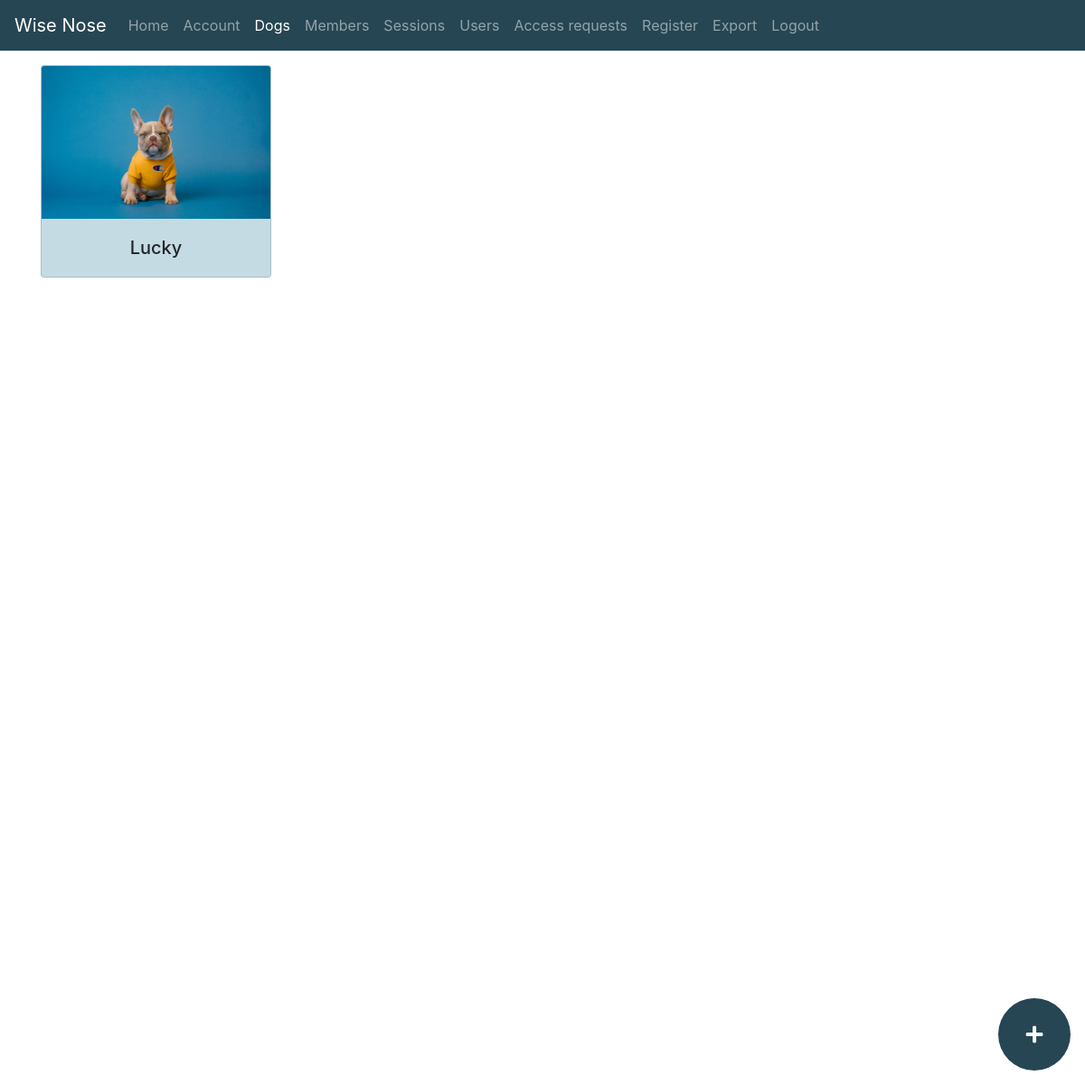
/dogs (signed in), run on an earlier commit of the app's database.
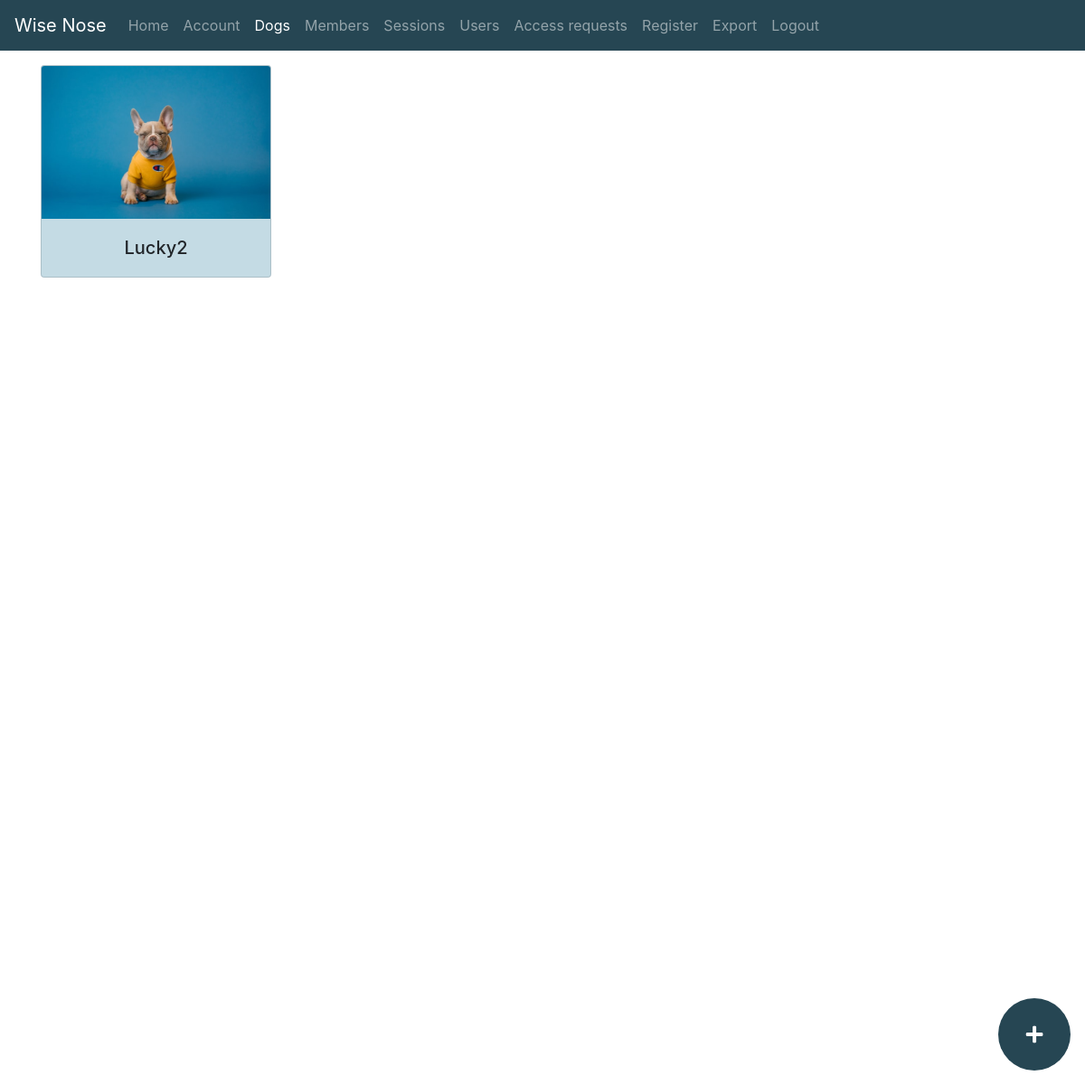
And on a later commit of the database.
### app.py (models this page shows)
class Dog(db.Model):
    id = db.Column(db.Integer, primary_key=True)
    trainer_id = db.Column(db.Integer, db.ForeignKey("person.id", ondelete="SET NULL"), nullable=True)
    name = db.Column(db.String(128), nullable=True)
    wise_nose_id = db.Column(db.String(128), nullable=True)
    age = db.Column(db.Integer, nullable=True)
    sessions = db.relationship("Session", back_populates="dog")
    trainer = db.relationship("Person", back_populates="dogs")

### app.py (the view)
@app.route("/dogs")
def dogs():
    if current_user.is_authenticated:
        dogs = Dog.query.all()
        return render_template('dogs.html', dogs=dogs)
    return redirect(url_for('login'))

### app.py (called while the page is built)
@login_manager.user_loader
def load_user(user_id):
    user = User.query.get(int(user_id))
    print("Loaded user: " + str(user))
    return user

@event.listens_for(Engine, "connect")
def set_sqlite_pragma(dbapi_connection, connection_record):
    cursor = dbapi_connection.cursor()
    cursor.execute("PRAGMA foreign_keys=ON")
    cursor.close()

### templates/dogs.html (shortened to what this page needs)
{% extends 'base.html' %}
{% block body %}
<div class="row row-cols-2 row-cols-md-3 row-cols-lg-4 align-items-stretch">
    {% for dog in dogs %}
        <div class="col mb-4 dog-container">
            <div class="card dog-container-content">
                <div class="row no-gutters">
                    <img src="{{ url_for('static', filename='images/dog_try.jpg') }}" class="card-img-top" alt="...">
                    <div class="card-body">
                        <div class="col">
                            <p><u>Name:</u><p>
                            <h5 class="card-title">{{ dog.name }}</h5>
                        </div>
                    </div>
                </div>
            </div>
        </div>
    {% endfor %}
</div>
<a href="{{ url_for('add_dog') }}" class="fab-material bg-deep-blue btn"><i class="fas fa-plus fa-lg"></i></a>
{% endblock %}

### templates/base.html (shortened to what this page needs)
<!DOCTYPE html>
<html lang="en">
  <head>
      <link rel="stylesheet" href="https://cdn.jsdelivr.net/npm/bootstrap@4.6.0/dist/css/bootstrap.min.css">
      <link rel="stylesheet" href="{{ url_for('static', filename='css/theme.css') }}">
      <link href="{{ url_for('static', filename='css/all.css') }}" rel="stylesheet">
  </head>
  <body>
    <nav class="navbar navbar-expand-lg navbar-dark bg-deep-blue fixed-top">
      <a class="navbar-brand" href="#">Wise Nose</a>
      <div class="collapse navbar-collapse" id="navbarTogglerDemo02">
        <ul class="navbar-nav mr-auto mt-2 mt-lg-0">
          <li class="nav-item">
            <a class="nav-link" href="/"> Home <span class="sr-only">(current)</span></a>
          </li>
          {% if current_user.is_authenticated %}
            <li class="nav-item">
              <a class="nav-link" href="{{ url_for('account') }}">Account</a>
            </li>
            <li class="nav-item">
              <a class="nav-link" href="{{ url_for('dogs') }}">Dogs</a>
            </li>
            <li class="nav-item">
              <a class="nav-link" href="{{ url_for('members') }}">Members</a>
            </li>
            <li class="nav-item">
              <a class="nav-link" href="{{ url_for('sessions') }}">Sessions</a>
            </li>
          {% endif %}
           {% if current_user.admin %}
        <li class="nav-item">
          <a class="nav-link" href="{{ url_for('users') }}">Users <span class="sr-only">(current)</span></a>
        </li>
          <li class="nav-item">
          <a class="nav-link" href="{{ url_for('access_requests') }}">Access requests <span class="sr-only">(current)</span></a>
        </li>
          <li class="nav-item">
          <a class="nav-link" href="{{ url_for('register') }}">Register <span class="sr-only">(current)</span></a>
        </li>
          {% endif %}
          {% if current_user.is_authenticated %}
            <li class="nav-item">
              <a class="nav-link" href="{{ url_for('export') }}">Export</a>
            </li>
            <li class="nav-item">
              <a class="nav-link" href="{{ url_for('logout') }}">Logout</a>
            </li>
          {% endif %}
        </ul>
      </div>
    </nav>
    <div class="container {{ request.path }}">
        {% block body %}
        {% endblock %}
    </div>
  </body>
</html>

### static/css/theme.css (style rules this page uses)
.bg-deep-blue { background-color: #264653; }
body { min-height: 75rem; padding-top: 4.5rem; }
.navbar-collapse.collapse { -webkit-transition: left 0.3s ease; -moz-transition: left 0.3s ease; -o-transition: left 0.3s ease; transition: left 0.3s ease; }
.dog-container-content .card-body { display: flex; justify-content: center; }
.dog-container-content .card-title { margin-bottom: 0; }
.dog-container-content { background-color: rgba(87,151,178,0.35); }
.dog-container .card-body p { margin-top: 1rem; display: none; }
.dog-container .card-body .col> *:not(div) { text-align: center; }
.dog-container { -webkit-transition: flex 0.1s ease; -moz-transition: flex 0.1s ease; -o-transition: flex 0.1s ease; transition: flex 0.1s ease; }
.fab-material { display: flex; justify-content: center; position: fixed; color: white; bottom: 1rem; right: 1rem; border-radius: 50%; width: 5rem; height: 5rem; }
.fab-material i { align-self: center; }

### static/css/all.css (style rules this page uses)
.fa, .fas, .far, .fal, .fad, .fab { -moz-osx-font-smoothing: grayscale; -webkit-font-smoothing: antialiased; display: inline-block; font-style: normal; font-variant: normal; text-rendering: auto; line-height: 1; }
.fa-lg { font-size: 1.33333em; line-height: 0.75em; vertical-align: -.0667em; }
.fa-plus:before { content: "\f067"; }

What changed in the data, as far as the page shows it:
changed Dog: name "Lucky" → "Lucky2"
